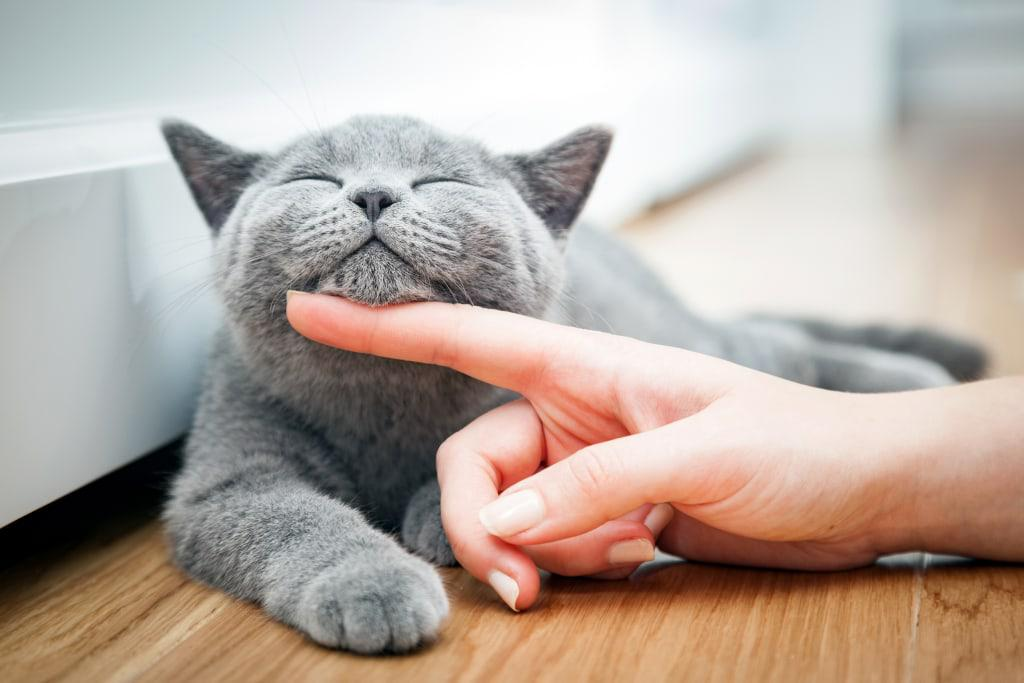
#> input picture contoh2.jpg, 1024 x 683 px
$ python tes5.py
#> lines starting #> are read from the running program, lines starting #| are printed output that depends on the picture
import cv2
import matplotlib.pyplot as plt

img_latihan4 = cv2.imread('contoh2.jpg')
#> img_latihan4 is the input picture: shape (683, 1024, 3); mean B, G, R 160.4, 169.5, 183

if img_latihan4 is not None:
    # Konversi warna BGR ke RGB
    img_rgb = cv2.cvtColor(img_latihan4, cv2.COLOR_BGR2RGB)

    # Mendapatkan ukuran citra untuk mencari titik tengah
    tinggi, lebar, _ = img_rgb.shape
#> tinggi = 683; lebar = 1024
    tengah_y, tengah_x = tinggi // 2, lebar // 2
#> tengah_y = 341; tengah_x = 512

    # Menghitung batas crop untuk 100x100 piksel
    # Tarik 50 piksel ke atas, bawah, kiri, dan kanan dari titik tengah
    start_y = tengah_y - 50
#> start_y = 291
    end_y = tengah_y + 50
#> end_y = 391
    start_x = tengah_x - 50
#> start_x = 462
    end_x = tengah_x + 50
#> end_x = 562

    # Melakukan pemotongan (slicing array Numpy)
    img_cropped = img_rgb[start_y:end_y, start_x:end_x]
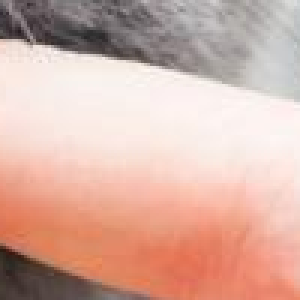
#> img_cropped: shape (100, 100, 3) (shown 3 times larger); mean R, G, B 213.8, 176.6, 165

    # Menampilkan hasil crop
    plt.imshow(img_cropped)
    plt.title('Hasil Crop Bagian Tengah (100x100)')
    plt.axis('off')
    plt.show()

$ run again, with jalan.jpg copied over contoh2.jpg
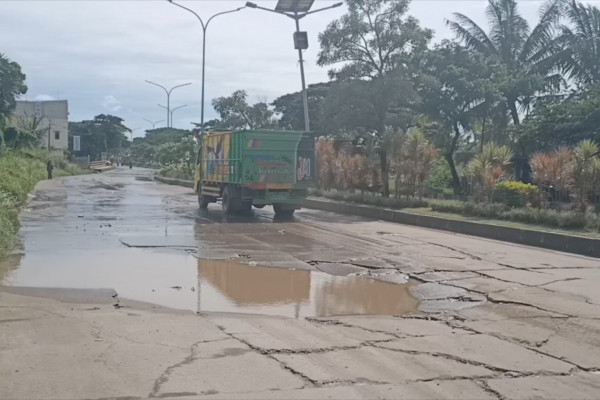
#> input picture jalan.jpg, 600 x 400 px
#> img_latihan4 is the input picture: shape (400, 600, 3); mean B, G, R 146.5, 146.7, 145.2
#> `img_cropped = img_rgb[start_y:end_y, start_x:end_x]`:
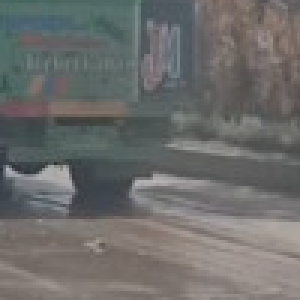
#> img_cropped: shape (100, 100, 3) (shown 3 times larger); mean R, G, B 108.6, 108.9, 107.3

$ run again, with pemandangan.jpg copied over contoh2.jpg
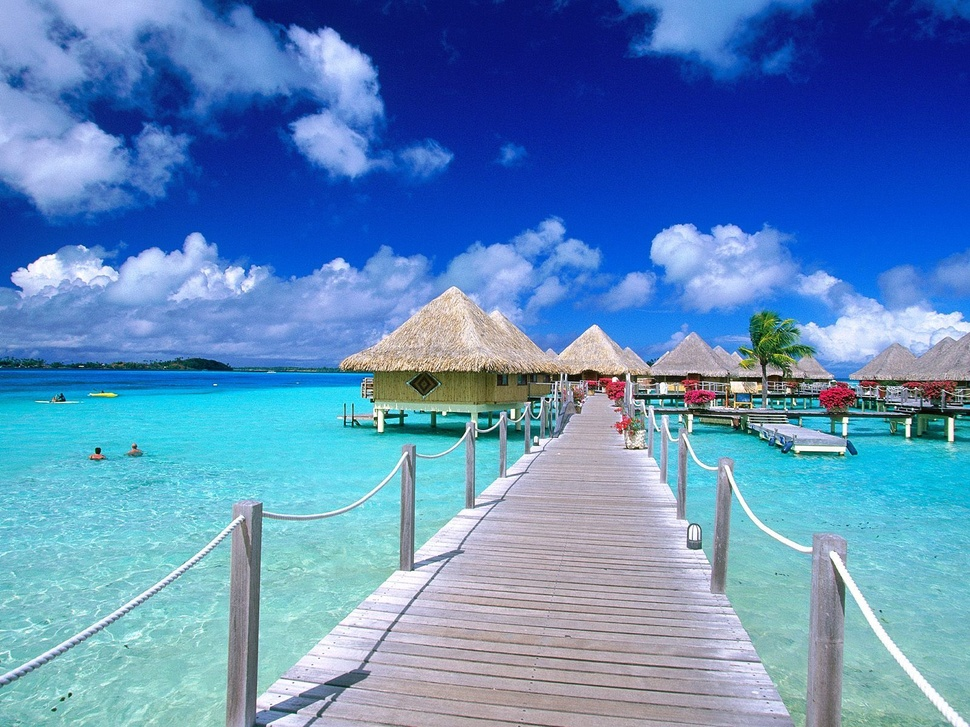
#> input picture pemandangan.jpg, 970 x 727 px, shrunk from 1600 x 1200 before the run
#> img_latihan4 is the input picture: shape (727, 970, 3); mean B, G, R 188.3, 138.5, 92.7
#> `img_cropped = img_rgb[start_y:end_y, start_x:end_x]`:
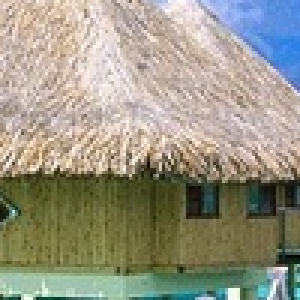
#> img_cropped: shape (100, 100, 3) (shown 3 times larger); mean R, G, B 152.9, 150.3, 133.8
